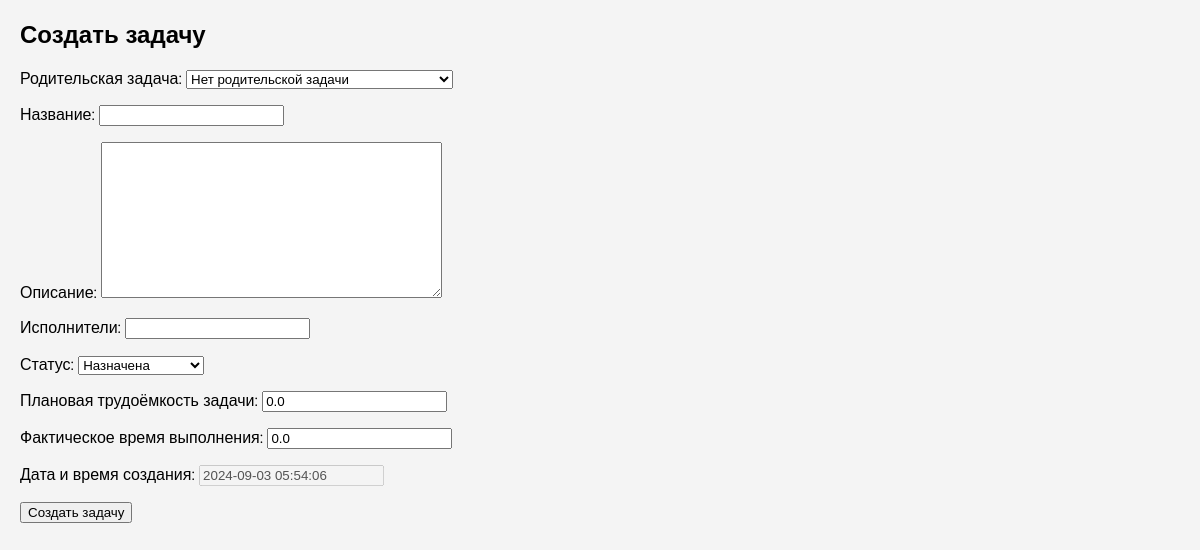
The page /tasks/create/ on the database its author committed.
### tasks/models.py (models this page shows, shortened)
class Task(models.Model):
    STATUS_CHOICES = [
        ("assigned", "Назначена"),
        ("in_progress", "Выполняется"),
        ("paused", "Приостановлена"),
        ("completed", "Завершена"),
    ]
    name: str = models.CharField(max_length=255)  # Название
    description: str = models.TextField(blank=True)  # Описание
    performers: str = models.CharField(max_length=255, blank=True)  # Список исполнителей в виде строки
    created_at: timezone.datetime = models.DateTimeField(default=timezone.now)  # Дата и время создания
    status: str = models.CharField(max_length=50, choices=STATUS_CHOICES, default="assigned")  # Статус
    planned_effort: float = models.FloatField(default=0.0)  # Плановое время выполнения
    actual_effort: float = models.FloatField(default=0.0)  # Фактическое время
    completed_at: Optional[timezone.datetime] = models.DateTimeField(null=True, blank=True)  # Дата завершения (опционально)
    parent: Optional["Task"] = models.ForeignKey(
        "self", related_name="subtasks", on_delete=models.CASCADE, null=True, blank=True
    )  # Ссылка на родительскую задачу, если это подзадача
    @property
    def total_actual_effort(self) -> float:
        return self.calculate_efforts()['total_actual_effort']

### tasks/views.py (the view)
# urls.py: path('create/', TaskCreateView.as_view(), name='create_task'),
class TaskCreateView(CreateView):
    model = Task
    form_class = TaskForm
    template_name = 'tasks/create_task.html'
    success_url = reverse_lazy('task_list')
    def get_initial(self) -> Dict[str, Any]:
        initial = super().get_initial()
        parent_pk = self.kwargs.get('parent_pk')
        if parent_pk:
            initial['parent'] = Task.objects.get(pk=parent_pk)
        return initial

### tasks/forms.py
class TaskForm(forms.ModelForm):
    class Meta:
        model = Task
        fields = ['parent', 'name', 'description', 'performers', 'status', 'planned_effort', 'actual_effort', 'created_at']
        labels = {
            'parent': 'Родительская задача',
            'name': 'Название',
            'description': 'Описание',
            'performers': 'Исполнители',
            'status': 'Статус',
            'planned_effort': 'Плановая трудоёмкость задачи',
            'actual_effort': 'Фактическое время выполнения',
            'created_at': 'Дата и время создания',
        }
    def __init__(self, *args, **kwargs):
        super().__init__(*args, **kwargs)
        self.fields['parent'].widget = forms.Select(
            choices=[(None, 'Нет родительской задачи')] + [(task.id, task.name) for task in Task.objects.all()]
        )
        self.fields['created_at'].disabled = True

### tasks/templates/tasks/create_task.html (shortened to what this page needs)
{% extends "base.html" %}
{% block content %}
    <h2>Создать задачу</h2>
    <form method="post">
        {{ form.as_p }}
        <button type="submit">Создать задачу</button>
    </form>
{% endblock %}

### static/styles.css (style rules this page uses)
body { font-family: 'Montserrat', sans-serif; margin: 20px; background-color: #f4f4f4; }

### rows shown on the page
Task: parent "Нет родительской задачи", status "Назначена", planned_effort "0.0", actual_effort "0.0", created_at "2024-09-03 05:54:06"
